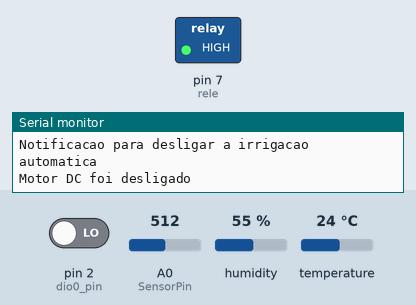
A sketch run on a simulated Arduino Uno, built with avr-gcc and run on an emulated ATmega328P. On the bench: switched loads named in the sketch (green lamp = pin HIGH), the last lines printed to the serial monitor. The inputs (shaded band) are chosen by the test bench; at power-on: humidity 55 %, pin 2 (dio0_pin) LOW, A0 (SensorPin) = 512, temperature 24 °C. No radio packets arrive unless stated.

Above: at 11.0 s.
11.1 s: humidity set to 51 %
21.8 s: humidity set to 48 %
At 31.1 s:
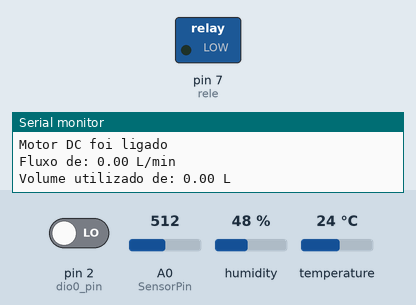
32.3 s: humidity set to 68 %
At 41.7 s:
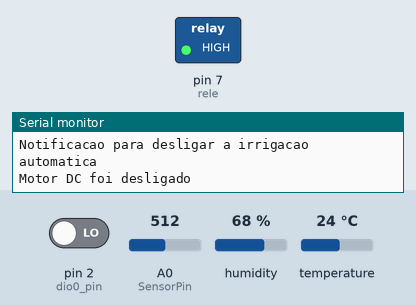
42.6 s: humidity set to 22 %
At 52.0 s:
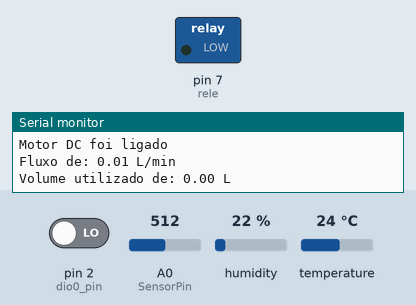
Timing chart, 0 to 53.5 s (numbered marks = the images above; inputs shaded):
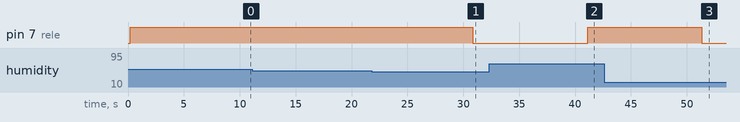

The sketch:

LoRa_Sender.ino
```cpp
/*
 * Código para o módulo de transmissão dos dados adquiridos pelos sensores atraves do LoRa
 * Placas: Arduino UNO ou Arduino NANO
 * COM: Geralmente COM6 ou COM7
*/

// Importacao das bibliotecas utilizadas nessa etapa do projeto
#include <DHT.h>
#include <LoRa.h>
#include <SPI.h>
#include <Wire.h>

// Definicao dos pinos para sensores e atuadores no microcontrolador
#define DHTPIN 5    // Pino D5 para conectar o sensor de T e H (DHT11 ou DHT22)
#define rele 7      // Pino D7 para conectar o rele
// Pinos para modulo de transmissao LoRa (Arduino UNO ou Nano)
#define ss_pin 13   // Pino D13 (Arduino UNO) ou D10 (Arduino Nano)
#define rst_pin 9   // Pino D9
#define dio0_pin 2  // Pino D2
const int SensorPin = A0;   // Pino A0 para sensor capacitivo de umidade do solo
// Pinos para o sensor de fluxo de agua
const int WF_SensorPin = 4;
const int IWF_SensorPin = 0;  // Pino iterrupt que equivale ao pino 4

// Criar a instancia de classes (objetos)
DHT dht(DHTPIN, DHT11);   // Pode ser DHT11 tambem

// Transmissao utilizando o LoRa
String LoRaMessage = "";
#define HIGH_GAIN_LORA 20 // dBm
#define BAND 951E6  // Frequencia de operacao 915 MHz

// Variaveis auxiliares
uint8_t count = 0;
unsigned int Wcount = 0;
const int Air_Value = 600;
const int Water_Value = 450;
const float FATOR_CALIBRACAO = 4.5;
uint8_t humidade_solo_valor = 0;
uint8_t humidade_solo = 0;
bool alerta = false;
bool water = false;   // Condição do tanque de água
float fluxo = 0;
float volume = 0;
unsigned long before_time = 0;

// Funcao de inicializacao dos objetos
void setup(){
    Serial.begin(9600);
    dht.begin();
    pinMode(rele, OUTPUT);  // Define o estado do pino como saída
    pinMode(WF_SensorPin, INPUT_PULLUP);   // Estado do sensor de vazao com entrada em nivel logico alto
    Serial.println("LoRa Sender\n");
    LoRa.setPins(ss_pin, rst_pin, dio0_pin);
    if (!LoRa.begin(BAND)){
      Serial.println("Starting Lora failed!\n");
      delay(1000);
    }
    else{
        LoRa.setTxPower(HIGH_GAIN_LORA);
        Serial.println("LoRa correct initialization!\n");
    }
}

void loop(){
    // Leitura dos sensores
    humidade_solo_valor = analogRead(SensorPin);
    humidade_solo = map(humidade_solo_valor, Air_Value, Water_Value, 0, 100);
    // A leitura do sensores DHT possuem atraso de no máximo 250 ms
    float humidade = dht.readHumidity();
    float temperatura = dht.readTemperature();

    // Verificacao dos dados
    if (isnan(humidade) || isnan(temperatura)){
        Serial.println("Failed to read from DHT sensor!");
        return;
    }
    // Apresentacao dos dados no Monitor Serial
    Serial.print("Humidade do solo: " + String(humidade_solo) + " %\n");
    Serial.print("Temperatura do ambiente: " + String(temperatura) + " °C\n");
    Serial.print("Humidade do ambiente: " + String(humidade) + " %\n");
    Serial.print("Enviando um total de " + String(count) + " pacotes\n");

    // Avaliacao das condicoes de humidade e temperatura
    // Atribuir o valor limite em litros para a capacidade do tanque de agua utilizada para irrigacao
    if (volume == 2){
      Serial.println("Tanque de agua em estado critico!\n");
      digitalWrite(rele, HIGH);
      water = true;
    }
    else if ((humidade_solo >= 0 && humidade_solo < 60) || (humidade < 50 || humidade > 75) ){
        // Condicao de irrigacao necessaria para plantacao
        Serial.println("Notificacao para irrigacao automatica\n");
        // Ligar o motor para irrigacao automatica
        Serial.println("Motor DC foi ligado\n");
        digitalWrite(rele, LOW);
        water_flow_measure();
    }
    else if (temperatura < 15 || temperatura > 30){
        // Condicoes fora do limite para plantacoes
        Serial.println("Notificacao: temperatura fora do limite recomendado\n");
        alerta = true;
    }
    else{
        // Condicao de irrigacao desnecessaria para plantacao
        Serial.println("Notificacao para desligar a irrigacao automatica\n");
        // Desligar o motor para irrigacao automatica
        Serial.println("Motor DC foi desligado\n");
        digitalWrite(rele, HIGH);
        alerta = false;
    }

    // Transmissao dos dados
    LoRaMessage = String(count) + "-" + String(humidade_solo) + "#" + String(temperatura) + "@" + String(humidade) + "/" + String(alerta) + "*" +
                  String(water) + "+" + String(fluxo) + "." + String(volume);

    // Envio dos pacotes
    LoRa.beginPacket();
    LoRa.print(LoRaMessage);
    LoRa.endPacket();

    count++;

    delay(10000);
}

// Funcao para obter os dados do sensor de vazao
void water_flow_measure(){
    // Medicao a partir de contagem de pulsos/segundo
    if ((millis() - before_time)>1000){
        detachInterrupt(IWF_SensorPin);
        fluxo = ((1000.0 / (millis() - before_time)) * Wcount) / FATOR_CALIBRACAO;  // L/min
        volume += fluxo/60;
        Serial.print("Fluxo de: " + String(fluxo) + " L/min\n");
        Serial.print("Volume utilizado de: " + String(volume) + " L\n");
        Serial.println();

        Wcount = 0;
        before_time = millis();
        attachInterrupt(IWF_SensorPin, Wcount++, FALLING);
    }
}
```

Measured:
- the behaviour switches between 50 and 49 % on humidity (found by bisection; images 0 and 1)
- after the input at 21.8 s, pin 7 (rele): HIGH → LOW after 9.0 s
- after the input at 32.3 s, pin 7 (rele): LOW → HIGH after 8.8 s
- after the input at 42.6 s, pin 7 (rele): HIGH → LOW after 8.7 s
